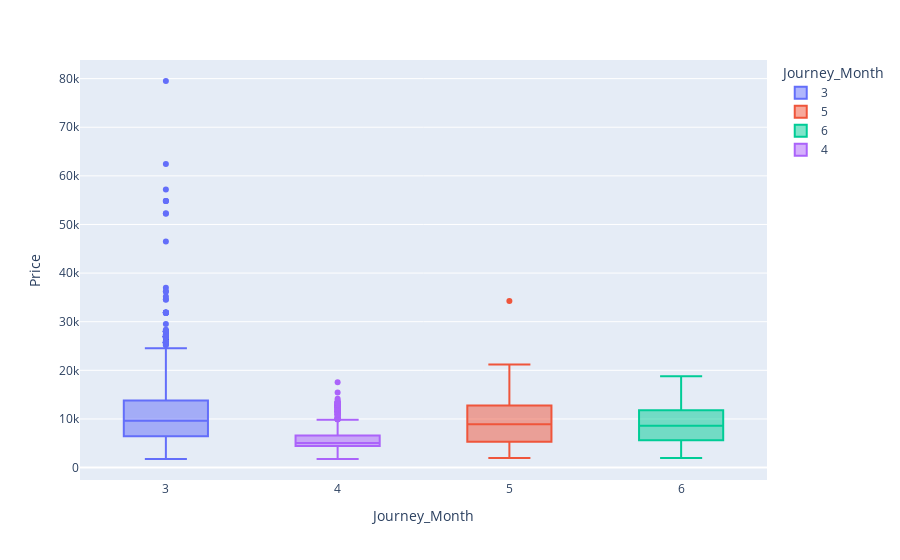

The notebook cell saved with this chart:
### Code cell
fig = px.box(training_set, x="Journey_Month", y="Price", color="Journey_Month")
fig.show()

### Figure 1 — Plotly figure (JSON) as saved in the notebook; plotly's stock layout.template omitted (floating-point values rounded to 4 significant figures; data arrays with more than 128 entries replaced by an {"elided": "..."} marker saying what was removed)
{"data": [{"alignmentgroup": "True", "hovertemplate": "Journey_Month=%{x}<br>Price=%{y}<extra></extra>", "legendgroup": "3", "marker": {"color": "#636efa"}, "name": "3", "notched": false, "offsetgroup": "3", "orientation": "v", "showlegend": true, "type": "box", "x": {"elided": "2724 int values"}, "x0": " ", "xaxis": "x", "y": {"elided": "2724 int values"}, "y0": " ", "yaxis": "y"}, {"alignmentgroup": "True", "hovertemplate": "Journey_Month=%{x}<br>Price=%{y}<extra></extra>", "legendgroup": "5", "marker": {"color": "#EF553B"}, "name": "5", "notched": false, "offsetgroup": "5", "orientation": "v", "showlegend": true, "type": "box", "x": {"elided": "3465 int values"}, "x0": " ", "xaxis": "x", "y": {"elided": "3465 int values"}, "y0": " ", "yaxis": "y"}, {"alignmentgroup": "True", "hovertemplate": "Journey_Month=%{x}<br>Price=%{y}<extra></extra>", "legendgroup": "6", "marker": {"color": "#00cc96"}, "name": "6", "notched": false, "offsetgroup": "6", "orientation": "v", "showlegend": true, "type": "box", "x": {"elided": "3414 int values"}, "x0": " ", "xaxis": "x", "y": {"elided": "3414 int values"}, "y0": " ", "yaxis": "y"}, {"alignmentgroup": "True", "hovertemplate": "Journey_Month=%{x}<br>Price=%{y}<extra></extra>", "legendgroup": "4", "marker": {"color": "#ab63fa"}, "name": "4", "notched": false, "offsetgroup": "4", "orientation": "v", "showlegend": true, "type": "box", "x": {"elided": "1079 int values"}, "x0": " ", "xaxis": "x", "y": {"elided": "1079 int values"}, "y0": " ", "yaxis": "y"}], "layout": {"boxmode": "overlay", "legend": {"title": {"text": "Journey_Month"}, "tracegroupgap": 0}, "margin": {"t": 60}, "xaxis": {"anchor": "y", "categoryarray": [3, 5, 6, 4], "categoryorder": "array", "domain": [0.0, 1.0], "title": {"text": "Journey_Month"}}, "yaxis": {"anchor": "x", "domain": [0.0, 1.0], "title": {"text": "Price"}}}}
